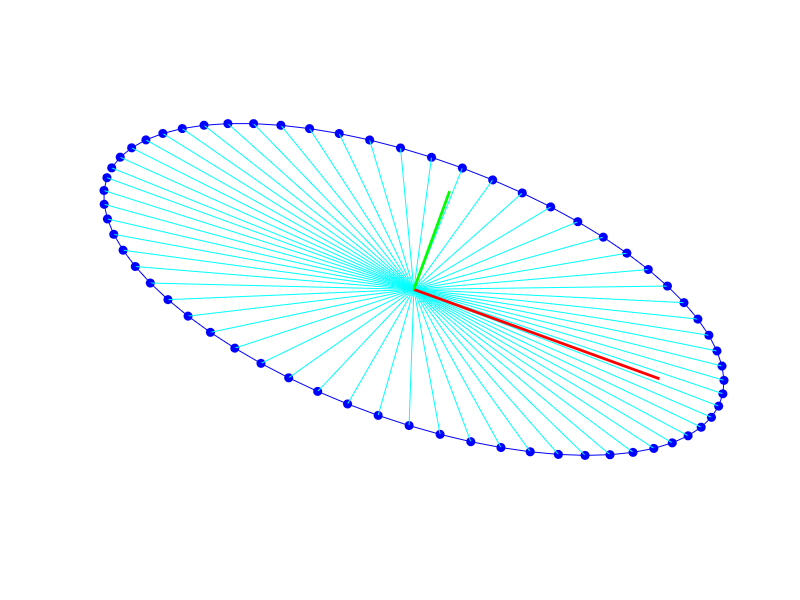

Write MATLAB code to recreate this figure.
%***************************************
%@Author: Wentao Zhang
%@Date: 2023-3-10
%@E-mail: zwt190315@163.com
%@Reference: ##########
%@Problems: 
%@Description:
%@TODO：##########
%***************************************
clear
close all

YAW_ANG = -20;
ORIEN_VEL = 3;
VERDIT_VEL = 1.2;
UNIT_A = ORIEN_VEL * 0.8;
UNIT_B = VERDIT_VEL * 0.8;
%测试范围的速度
v = [1;1.8];

yaw = deg2rad(YAW_ANG);
% theta = -pi/2:0.1:pi/2;
theta = -pi:0.1:pi;
orien_vel = VERDIT_VEL + cos(theta)*(ORIEN_VEL- VERDIT_VEL);
vel_angle = yaw+theta;
% x_vel = orien_vel.*cos(vel_angle);
% y_vel = orien_vel.*sin(vel_angle);
x_vel = ORIEN_VEL*cos(theta);
y_vel = VERDIT_VEL*sin(theta);

vel(:,1) = x_vel;
vel(:,2) = y_vel;
Rmatrix = [cos(yaw),sin(yaw);-sin(yaw),cos(yaw)];
oval_vel = vel * Rmatrix;

figure
% subplot(1,2,1);
hold on
% plot(x_vel,y_vel,'k-');
% plot(oval_vel(:,1),oval_vel(:,2),'c-');
% plot(vel(:,1,:),vel(:,2),'b-');
vel_length = length(vel_angle);
for idx = 1:vel_length
%     plot([0,VERDIT_VEL*cos(vel_angle(idx))],[0,ORIEN_VEL*sin(vel_angle(idx))],'c-');
%     plot(VERDIT_VEL*cos(vel_angle(idx)),ORIEN_VEL*sin(vel_angle(idx)),'bo');
%     plot(VERDIT_VEL*cos(theta),ORIEN_VEL*sin(theta),'c-');
%     plot(VERDIT_VEL*cos(vel_angle),ORIEN_VEL*sin(vel_angle),'c-');
    plot(oval_vel(idx,1),oval_vel(idx,2),'bo','MarkerFaceColor','b');
    plot([0,oval_vel(idx,1)],[0,oval_vel(idx,2)],'c-');
end
plot(oval_vel(:,1),oval_vel(:,2),'b-');
plot([0,UNIT_A*cos(yaw)],[0,UNIT_A*sin(yaw)],'r-','LineWidth',2);
plot([0,UNIT_B*cos(yaw+pi/2)],[0,UNIT_B*sin(yaw+pi/2)],'g-','LineWidth',2);
% title('oval velocity vector');
% xlabel("x velocity");
% ylabel("y velocity");
% grid on
axis equal
axis off
% axis([-5,5,-5,5]);
% axis square 


%%%%%%%%%%%%%%%%%%%%%%%%%%%%%%%%%%%%%%%%%%%%%%%%%%%%%%%%%%%%%%%%%%%%%%%%%%%
% 速度范围约束测试

v_l2 = sqrt(v(1)^2+v(2)^2);
% plot([0,v(1)],[0,v(2)],'r-','LineWidth',1);
% plot(v(1),v(2),'r.');
% Rmatrix = transpose(Rmatrix);
v_b = Rmatrix*v;
v_bl2 = v_b(1)^2/ORIEN_VEL^2+v_b(2)^2/VERDIT_VEL^2;
v_theta = atan(v(2)/v(1));
if (v_bl2 < 1)
    fprintf('Yes: v is in the oval \n');
else
    fprintf('No: v is‘t in the oval \n');
end


hold off
% figure
% % subplot(1,2,2);
% hold on
% plot(vel_angle,oval_vel(:,1),'r');
% plot(vel_angle,oval_vel(:,2),'b');
% legend('x vel','y vel');
% grid on
% subtitle("linear velocity");

%% 
% plot(vel(1,:),vel(2,:),'b-');
% print -depsc2 ellipsevel.eps